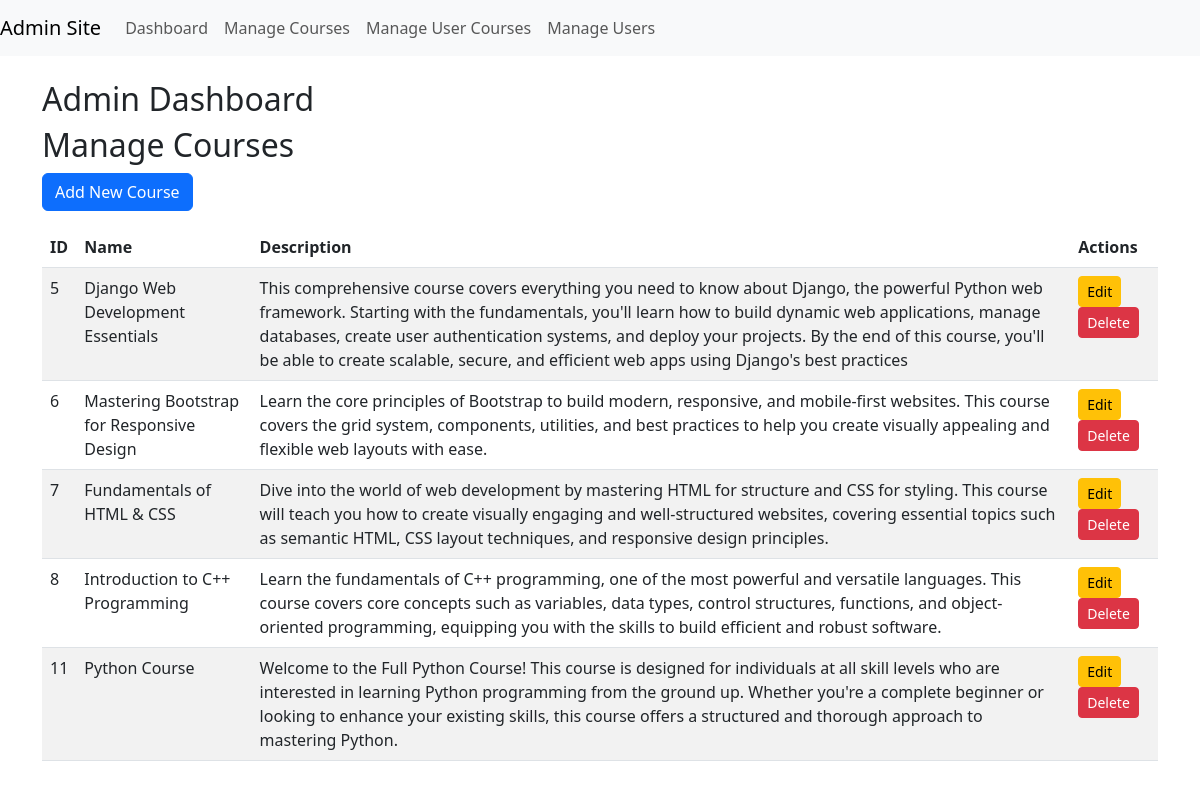
Before: /custom_admin/manage-courses/ (signed in) with the older database file.
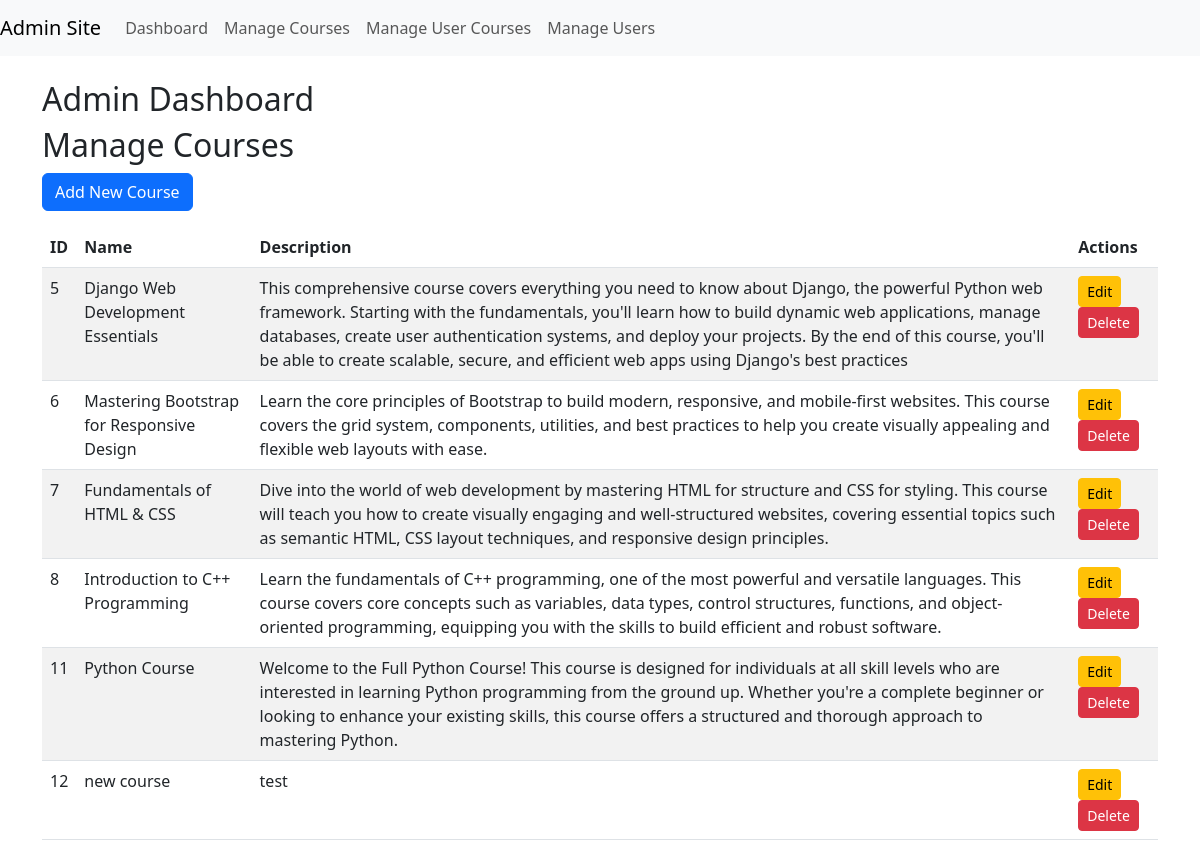
After: the same page with the newer database file.
### main/models.py (models this page shows, shortened)
class Course(models.Model):
    title = models.CharField(max_length=100, unique=True)
    description = models.TextField()
    created_at = models.DateTimeField(auto_now_add=True)
    image = models.ImageField(upload_to='images/', blank=True, null=True)
    video_url = models.URLField(max_length=500, blank=True, null=True)

### custom_admin/views.py (the view)
# urls.py: path('manage-courses/', manage_courses, name='manage_courses'),
@login_required
def manage_courses(request):
    courses = Course.objects.all()
    return render(request, 'manage_course.html', {'courses': courses})

### custom_admin/templates/manage_course.html
{% extends "adminsite.html" %}
{% block content %}
<h2>Manage Courses</h2>
<a href="{% url 'add_course' %}" class="btn btn-primary mb-3">Add New Course</a>
<table class="table table-striped">
    <thead>
        <tr>
            <th>ID</th>
            <th>Name</th>
            <th>Description</th>
            <th>Actions</th>
        </tr>
    </thead>
    <tbody>
        {% for course in courses %}
        <tr>
            <td>{{ course.id }}</td>
            <td>{{ course.title }}</td>
            <td>{{ course.description }}</td>
            <td>
                <a href="{% url 'edit_course' course.id %}" class="btn btn-sm btn-warning">Edit</a>
                <a href="{% url 'delete_course' course.id %}" class="btn btn-sm btn-danger">Delete</a>
            </td>
        </tr>
        {% endfor %}
    </tbody>
</table>
{% endblock %}

Changed rows visible on the page:
added Course: id "12", title "new course", description "test"
